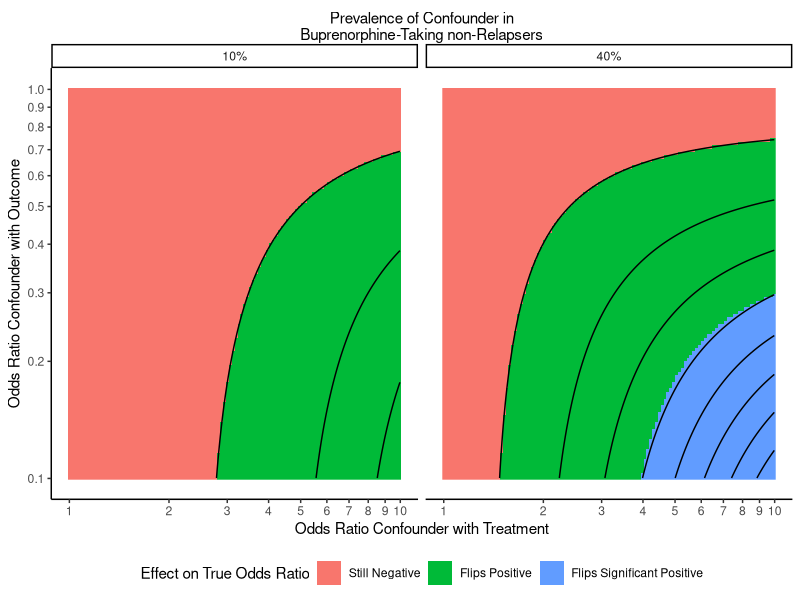

The R script that drew this image:
## ---- chunk 1
# Re-analysis of Lee Naltrexone trial

# You will need to install these packages if you do not have them already
# install.packages(dplyr)
# install.packages(ggplot2)
# install.packages(tidyr)
library(dplyr)
library(ggplot2)
library(tidyr)
## ---- chunk 2
#' We recreate the data, as reported by the Lee trial
#' Notation T-bup0,trex1, D-detox-failure0,detox-success1, Y-survive0,relapse1
#' Here is the data reported from the trial
#' 1. T=1, D=1, Y=1: 106
#' 2. T=1, D=1, Y=0: 98
#' 3. T=0, D=1, Y=1: 150
#' 4. T=0, D=1, Y=0: 120
#' 5. T=1, D=0, Y=1: 79
#' 6. T=1, D=0, Y=0: 0
#' 7. T=0, D=0, Y=1: 13
#' 8. T=0, D=0, Y=0" 4

dat <- rbind(
  matrix(rep(c(1,1,1),106),ncol = 3,byrow = TRUE),
  matrix(rep(c(1,1,0),98),ncol = 3,byrow = TRUE),
  matrix(rep(c(0,1,1),150),ncol = 3,byrow = TRUE),
  matrix(rep(c(0,1,0),120),ncol = 3,byrow = TRUE),
  matrix(rep(c(1,0,1),79),ncol = 3,byrow = TRUE),
  matrix(rep(c(1,0,0),0),ncol = 3,byrow = TRUE),
  matrix(rep(c(0,0,1),13),ncol = 3,byrow = TRUE),
  matrix(rep(c(0,0,0),4),ncol = 3,byrow = TRUE)
) %>% as.data.frame()
names(dat) <- c("treatment.assigned","detoxed","relapsed")

# Check that the counts are consistent with those presented in the study
nrow(dat)
dat %>% group_by(treatment.assigned) %>%
  summarise(
    treat = n(),
    detoxed = sum(detoxed),
    relapsed = sum(relapsed)
  )
## ---- chunk 3
# Check we can reproduce the odds ratios reported in the study
# ITT
fit.itt <- glm(relapsed ~ treatment.assigned,data = dat, family = 'binomial')
exp(c(coef(fit.itt)[2],confint(fit.itt)[2,]))
# PP
fit.pp <- glm(relapsed ~ treatment.assigned,data = filter(dat,detoxed == 1), family = 'binomial')
exp(c(coef(fit.pp)[2],confint(fit.pp)[2,]))


# Compute the 2 by 2 for the per protocol analysis
observed.pp.table <- with(filter(dat,detoxed == 1),table(treatment.assigned,relapsed))
## ---- chunk 4

#' This is a function for conducting the sensitivity analysis to...
#' unmeasured confounding using data provided...
#' and any user-chosen set of assumptions.
#' Start with: 
#' 1. observed data, 
#' 2. prevalence of confounder u in buprenorphine group that did not experience relpase, 
#' 3. association of confounder with naltrexone use
#' 4. association of confounder with relapse
Sens <- function(tab,prev.u.bup.last,or.ut,or.uy) {
  # Sample size
  n <- sum(tab)
  
  # Get prevalence of those where confounder is not present, v, among those who took bup and lasted
  prev.v.bup.last <- 1 - prev.u.bup.last
  
  # Get prevalence of u and v in trex, last group from odds ratio
  odds.u.bup.last <- prev.u.bup.last/(1-prev.u.bup.last)
  odds.u.trex.last <- odds.u.bup.last*or.ut
  prev.u.trex.last <- odds.u.trex.last/(1 + odds.u.trex.last)
  prev.v.trex.last <- 1 - prev.u.trex.last
  
  # Get prevalence of u and v in bup, rellapse group from odds ratio
  odds.u.bup.lapse <- odds.u.bup.last*or.uy
  prev.u.bup.lapse <- odds.u.bup.lapse/(1 + odds.u.bup.lapse)
  prev.v.bup.lapse <- 1 - prev.u.bup.lapse
  
  # Get prevalence of u and v in trex, relapse group from both odds ratios
  odds.u.trex.lapse <- odds.u.bup.last*or.ut*or.uy
  prev.u.trex.lapse <- odds.u.trex.lapse/(1 + odds.u.trex.lapse)
  prev.v.trex.lapse <- 1 - prev.u.trex.lapse
  
  # Build two tables, with the data stratified on the confounder
  tab.u <- tab*matrix(c(prev.u.bup.last,prev.u.bup.lapse,prev.u.trex.last,prev.u.trex.lapse),ncol = 2,byrow = TRUE)
  tab.v <- tab*matrix(c(prev.v.bup.last,prev.v.bup.lapse,prev.v.trex.last,prev.v.trex.lapse),ncol = 2,byrow = TRUE)
  
  # Change data type to array, as needed for mantelhaen.test function
  tab.stratified <- array(c(as.vector(tab.u),as.vector(tab.v)),c(2,2,2))
  
  # Compute mantel-haenszel odds ratio and test to get unconfounded odds ratio
  test <- mantelhaen.test(tab.stratified)
  c(prev.u.bup.last,or.ut,or.uy,or.mh = test$estimate,p.mh = test$p.value)
  
}

#' This function implements the sensitivity analysis above, looping over...
#' the user's chosen values, and presenting the results in a concsise format
SensitivityAnalysis <- function(tab,prevalence,odds.ratios.ut,odds.ratios.uy){
  combs <- expand.grid(prevalence,odds.ratios.ut,odds.ratios.uy)
  out <- matrix(NA,nrow = nrow(combs),ncol = 5)
  for(i in 1:nrow(combs)){
    out[i,] <- Sens(tab,combs[i,1],combs[i,2],combs[i,3])
    if(i %% 1000 == 0){
      print(i)
    }
  }
  out <- as.data.frame(out)
  names(out) <- c("prevalence","or.ut","or.uy","or.mh","p")
  out$sig <- out$p < .05
  out$pos <- out$or.mh >1
  out$pos.sig <- ifelse(out$pos == FALSE,"Still Negative",ifelse(out$sig == FALSE,"Flips Positive","Flips Significant Positive")) %>% as.factor()
  out$pos.sig <- relevel(out$pos.sig,"Still Negative")
  out
}

## ---- chunk 5
# Impelment sensitivity analysis, once for figure
sensitivity.analysis.log <- SensitivityAnalysis(observed.pp.table,c(.1,.4),exp(seq(0,2.3,by = .02)),exp(seq(0,-2.3,by = -.02)))
sensitivity.analysis.log$prevalence.text <- paste(sensitivity.analysis.log$prevalence*100,"%",sep = "")
## ---- chunk 6

# This figure is a more comprehensive, but possibly less intuitive, way of presenting the..
# sensitivity analysis
ggplot(sensitivity.analysis.log,aes(x = or.ut,y = or.uy)) +
  facet_grid(. ~ prevalence.text) +
  geom_raster(aes(fill = as.factor(pos.sig))) +
  geom_contour(aes(z = or.mh),colour = 'black') +
  xlab("Odds Ratio Confounder with Treatment") +
  ylab("Odds Ratio Confounder with Outcome") + 
  scale_x_log10(breaks = seq(1,10,by = 1),sec.axis = sec_axis(~.,name = "Prevalence of Confounder in\nBuprenorphine-Taking non-Relapsers",breaks = NULL,labels = NULL)) + 
  scale_y_log10(breaks = seq(.1,1,by = .1)) +
  scale_fill_discrete(name = "Effect on True Odds Ratio") +
  theme_classic() +
  theme(plot.title = element_text(hjust = .5),plot.subtitle = element_text(hjust = .5),legend.position = "bottom")
